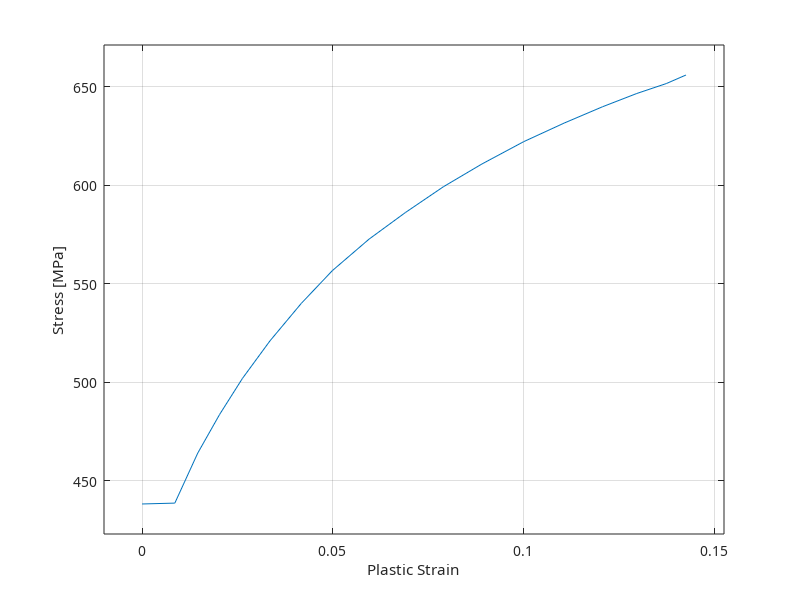

Write the MATLAB code that produced this figure.
%% SCRIPT TO CALCULATE TRUE STRESS-STRAIN CURVE FOR S355-J2
clear; clc; close all;

% Loading the experimental stress and strain
% sig_eps_eng = load('material_stress_strain_0.csv'); % For 0 deg
sig_eps_eng = load('material_stress_strain_90.csv'); % For 90 deg
sig_eps_eng(1:5,:) = []; % Removes elastic region
eps_yield_eng = sig_eps_eng(1,2) / 205e3;
sig_eps_eng(:,1) = sig_eps_eng(:,1) - (sig_eps_eng(1,1) - eps_yield_eng);
eps_eng = sig_eps_eng(:,1);
sig_eng = sig_eps_eng(:,2);

% Calculating the true stress and true strain
eps_true = log(1 + eps_eng);
sig_true = sig_eng .* exp(eps_true);
sig_eps_true = [eps_true sig_true];

% Calculate the plastic strain
eps_eng_elastic = sig_eng ./ 205e3;
eps_eng_plastic = eps_eng - eps_eng_elastic;
eps_true_elastic = sig_true ./ 205e3;
eps_true_plastic = eps_true - eps_true_elastic;

% Calculate the tangent modulus for a bi-linear hardening model
eps_yield_true = eps_true(1);
sig_yield_true = sig_true(1);
% eps_uts_true = eps_true(21); % For 0 deg
% sig_uts_true = sig_true(21); % For 0 deg
eps_uts_true = eps_true(18); % For 90 deg
sig_uts_true = sig_true(18); % For 90 deg
tan_modulus = (sig_uts_true - sig_yield_true) / (eps_uts_true - eps_yield_true);

% Define region to plot
% sig_eps_eng_plot = [eps_eng_plastic(1:21) sig_eng(1:21)]; % For 0 deg
% sig_eps_true_plot = [eps_true_plastic(1:21) sig_true(1:21)]; % For 0 deg
sig_eps_eng_plot = [eps_eng_plastic(1:18) sig_eng(1:18)]; % For 90 deg
sig_eps_true_plot = [eps_true_plastic(1:18) sig_true(1:18)]; % For 90 deg

%% Plot curves
figure
hold on
% plot(sig_eps_eng_plot(:,1),sig_eps_eng_plot(:,2),'DisplayName','Engineering')
plot(sig_eps_true_plot(:,1),sig_eps_true_plot(:,2),'DisplayName','True')
% plot([eps_true_plastic(1); eps_true_plastic(21)],[sig_true(1); sig_true(21)],'DisplayName','Bi-linear')
% plot([eps_true_plastic(1); eps_true_plastic(18)],[sig_true(1); sig_true(18)],'DisplayName','Bi-linear')
xlabel('Plastic Strain')
ylabel('Stress [MPa]')
% legend('Location','southeast')
% title('Plastic Stress-Strain Curve')
box on
grid on
axis padded
hold off
% set(gca, 'FontName', 'Helvetica')
set(gca, 'FontName', 'CMU Serif')
set(gca, 'FontSize', 10)
